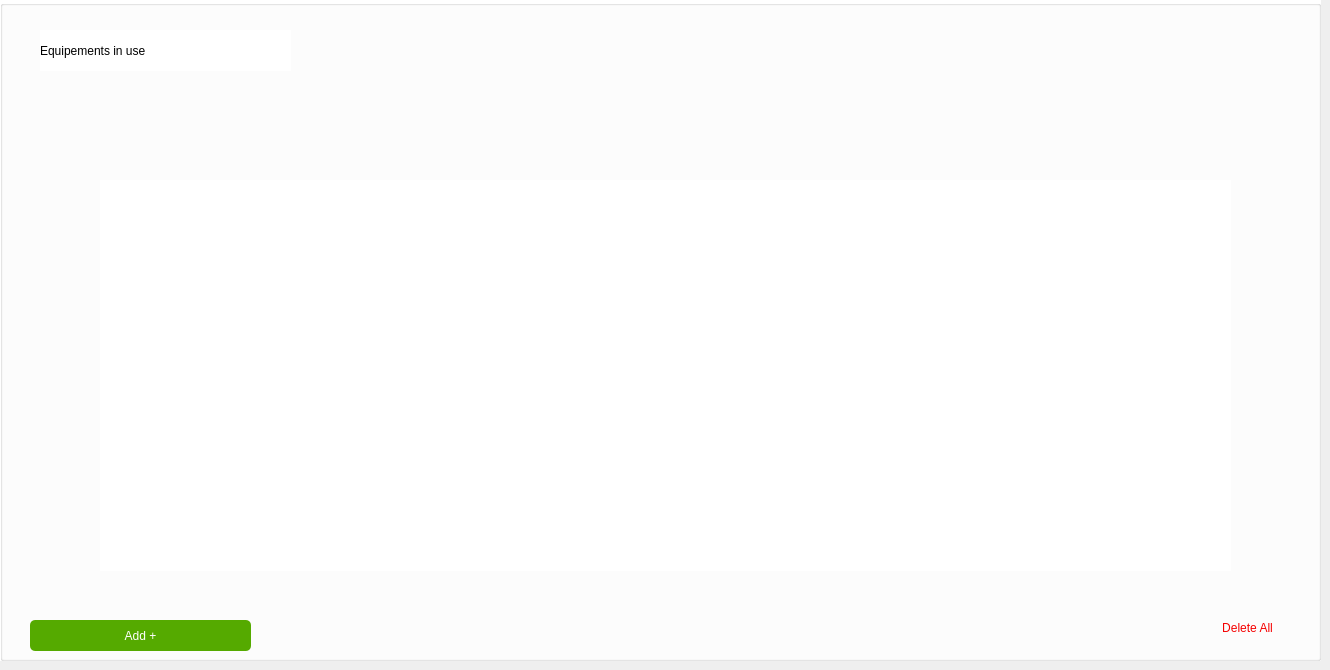
      <widget class="QWidget" name="list_use">
       <widget class="QGroupBox" name="groupBox_11">
        <property name="geometry">
         <rect>
          <x>0</x>
          <y>0</y>
          <width>1321</width>
          <height>661</height>
         </rect>
        </property>
        <property name="styleSheet">
         <string notr="true">background-color: rgb(255, 255, 255);
border-color: rgb(255, 255, 255);</string>
        </property>
        <property name="title">
         <string/>
        </property>
        <widget class="QPushButton" name="add_use">
         <property name="geometry">
          <rect>
           <x>30</x>
           <y>620</y>
           <width>221</width>
           <height>31</height>
          </rect>
         </property>
         <property name="styleSheet">
          <string notr="true">background-color: rgb(85, 170, 0);
font: 9pt &quot;MS Shell Dlg 2&quot;;
color: rgb(255, 255, 255);
border-radius: 5px;</string>
         </property>
         <property name="text">
          <string>Add +</string>
         </property>
         <property name="iconSize">
          <size>
           <width>21</width>
           <height>21</height>
          </size>
         </property>
         <property name="default">
          <bool>false</bool>
         </property>
         <property name="flat">
          <bool>false</bool>
         </property>
        </widget>
        <widget class="QLabel" name="label_46">
         <property name="geometry">
          <rect>
           <x>40</x>
           <y>30</y>
           <width>251</width>
           <height>41</height>
          </rect>
         </property>
         <property name="styleSheet">
          <string notr="true">font: 15pt &quot;Poppins&quot;;</string>
         </property>
         <property name="text">
          <string>Equipements in use</string>
         </property>
        </widget>
        <widget class="QTableView" name="tableView_use">
         <property name="geometry">
          <rect>
           <x>100</x>
           <y>180</y>
           <width>1131</width>
           <height>391</height>
          </rect>
         </property>
         <property name="styleSheet">
          <string notr="true">selection-color: rgb(255, 255, 255);
background-color: rgb(255, 255, 255);
alternate-background-color: rgb(243, 243, 243);
selection-background-color: rgb(67, 127, 247);
</string>
         </property>
         <property name="frameShape">
          <enum>QFrame::NoFrame</enum>
         </property>
         <property name="frameShadow">
          <enum>QFrame::Plain</enum>
         </property>
         <property name="lineWidth">
          <number>1</number>
         </property>
         <property name="autoScrollMargin">
          <number>15</number>
         </property>
         <property name="alternatingRowColors">
          <bool>true</bool>
         </property>
         <property name="showGrid">
          <bool>false</bool>
         </property>
         <property name="gridStyle">
          <enum>Qt::SolidLine</enum>
         </property>
         <property name="sortingEnabled">
          <bool>false</bool>
         </property>
         <attribute name="horizontalHeaderVisible">
          <bool>false</bool>
         </attribute>
         <attribute name="horizontalHeaderCascadingSectionResizes">
          <bool>false</bool>
         </attribute>
         <attribute name="horizontalHeaderMinimumSectionSize">
          <number>34</number>
         </attribute>
         <attribute name="horizontalHeaderDefaultSectionSize">
          <number>160</number>
         </attribute>
         <attribute name="horizontalHeaderHighlightSections">
          <bool>true</bool>
         </attribute>
         <attribute name="horizontalHeaderShowSortIndicator" stdset="0">
          <bool>true</bool>
         </attribute>
         <attribute name="verticalHeaderVisible">
          <bool>false</bool>
         </attribute>
         <attribute name="verticalHeaderMinimumSectionSize">
          <number>45</number>
         </attribute>
         <attribute name="verticalHeaderDefaultSectionSize">
          <number>60</number>
         </attribute>
         <attribute name="verticalHeaderHighlightSections">
          <bool>false</bool>
         </attribute>
        </widget>
        <widget class="QPushButton" name="delete_all_use">
         <property name="geometry">
          <rect>
           <x>1182</x>
           <y>607</y>
           <width>131</width>
           <height>41</height>
          </rect>
         </property>
         <property name="styleSheet">
          <string notr="true">font: 10pt &quot;Poppins&quot;;
color: rgb(245, 0, 0);</string>
         </property>
         <property name="text">
          <string>Delete All</string>
         </property>
         <property name="flat">
          <bool>true</bool>
         </property>
        </widget>
        <widget class="QPushButton" name="back_to_list">
         <property name="geometry">
          <rect>
           <x>1270</x>
           <y>20</y>
           <width>31</width>
           <height>28</height>
          </rect>
         </property>
         <property name="text">
          <string/>
         </property>
         <property name="icon">
          <iconset resource="assets.qrc">
           <normaloff>:/img/img/back.png</normaloff>:/img/img/back.png</iconset>
         </property>
         <property name="iconSize">
          <size>
           <width>31</width>
           <height>32</height>
          </size>
         </property>
         <property name="flat">
          <bool>true</bool>
         </property>
        </widget>
       </widget>
      </widget>
